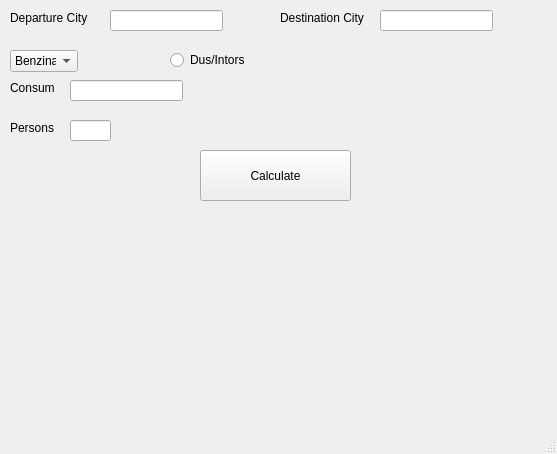
<?xml version="1.0" encoding="UTF-8"?>
<ui version="4.0">
 <class>MainWindow</class>
 <widget class="QMainWindow" name="MainWindow">
  <property name="geometry">
   <rect>
    <x>0</x>
    <y>0</y>
    <width>557</width>
    <height>454</height>
   </rect>
  </property>
  <property name="windowTitle">
   <string>MainWindow</string>
  </property>
  <widget class="QWidget" name="centralwidget">
   <widget class="QLabel" name="departure_city_label">
    <property name="geometry">
     <rect>
      <x>10</x>
      <y>10</y>
      <width>91</width>
      <height>16</height>
     </rect>
    </property>
    <property name="text">
     <string>Departure City</string>
    </property>
   </widget>
   <widget class="QLineEdit" name="departure_city_input">
    <property name="geometry">
     <rect>
      <x>110</x>
      <y>10</y>
      <width>113</width>
      <height>21</height>
     </rect>
    </property>
   </widget>
   <widget class="QLabel" name="label">
    <property name="geometry">
     <rect>
      <x>280</x>
      <y>10</y>
      <width>91</width>
      <height>16</height>
     </rect>
    </property>
    <property name="text">
     <string>Destination City</string>
    </property>
   </widget>
   <widget class="QLineEdit" name="lineEdit">
    <property name="geometry">
     <rect>
      <x>380</x>
      <y>10</y>
      <width>113</width>
      <height>21</height>
     </rect>
    </property>
   </widget>
   <widget class="QComboBox" name="gas_combo_box">
    <property name="geometry">
     <rect>
      <x>10</x>
      <y>50</y>
      <width>68</width>
      <height>22</height>
     </rect>
    </property>
    <item>
     <property name="text">
      <string>Benzina</string>
     </property>
    </item>
    <item>
     <property name="text">
      <string>Diesel</string>
     </property>
    </item>
   </widget>
   <widget class="QLabel" name="consum_label">
    <property name="geometry">
     <rect>
      <x>10</x>
      <y>80</y>
      <width>49</width>
      <height>16</height>
     </rect>
    </property>
    <property name="text">
     <string>Consum</string>
    </property>
   </widget>
   <widget class="QLineEdit" name="fuel_usage">
    <property name="geometry">
     <rect>
      <x>70</x>
      <y>80</y>
      <width>113</width>
      <height>21</height>
     </rect>
    </property>
   </widget>
   <widget class="QLabel" name="label_2">
    <property name="geometry">
     <rect>
      <x>10</x>
      <y>120</y>
      <width>49</width>
      <height>16</height>
     </rect>
    </property>
    <property name="text">
     <string>Persons</string>
    </property>
   </widget>
   <widget class="QLineEdit" name="lineEdit_2">
    <property name="geometry">
     <rect>
      <x>70</x>
      <y>120</y>
      <width>41</width>
      <height>21</height>
     </rect>
    </property>
   </widget>
   <widget class="QPushButton" name="calculate_button">
    <property name="geometry">
     <rect>
      <x>200</x>
      <y>150</y>
      <width>151</width>
      <height>51</height>
     </rect>
    </property>
    <property name="text">
     <string>Calculate</string>
    </property>
   </widget>
   <widget class="QRadioButton" name="add_return_radio_button">
    <property name="geometry">
     <rect>
      <x>170</x>
      <y>50</y>
      <width>89</width>
      <height>20</height>
     </rect>
    </property>
    <property name="text">
     <string>Dus/Intors</string>
    </property>
   </widget>
   <widget class="QLabel" name="label_3">
    <property name="geometry">
     <rect>
      <x>180</x>
      <y>210</y>
      <width>191</width>
      <height>191</height>
     </rect>
    </property>
    <property name="text">
     <string/>
    </property>
    <property name="pixmap">
     <pixmap>DSC0101.jpg</pixmap>
    </property>
    <property name="scaledContents">
     <bool>true</bool>
    </property>
   </widget>
  </widget>
  <widget class="QMenuBar" name="menubar">
   <property name="geometry">
    <rect>
     <x>0</x>
     <y>0</y>
     <width>557</width>
     <height>22</height>
    </rect>
   </property>
  </widget>
  <widget class="QStatusBar" name="statusbar"/>
 </widget>
 <resources/>
 <connections/>
</ui>
